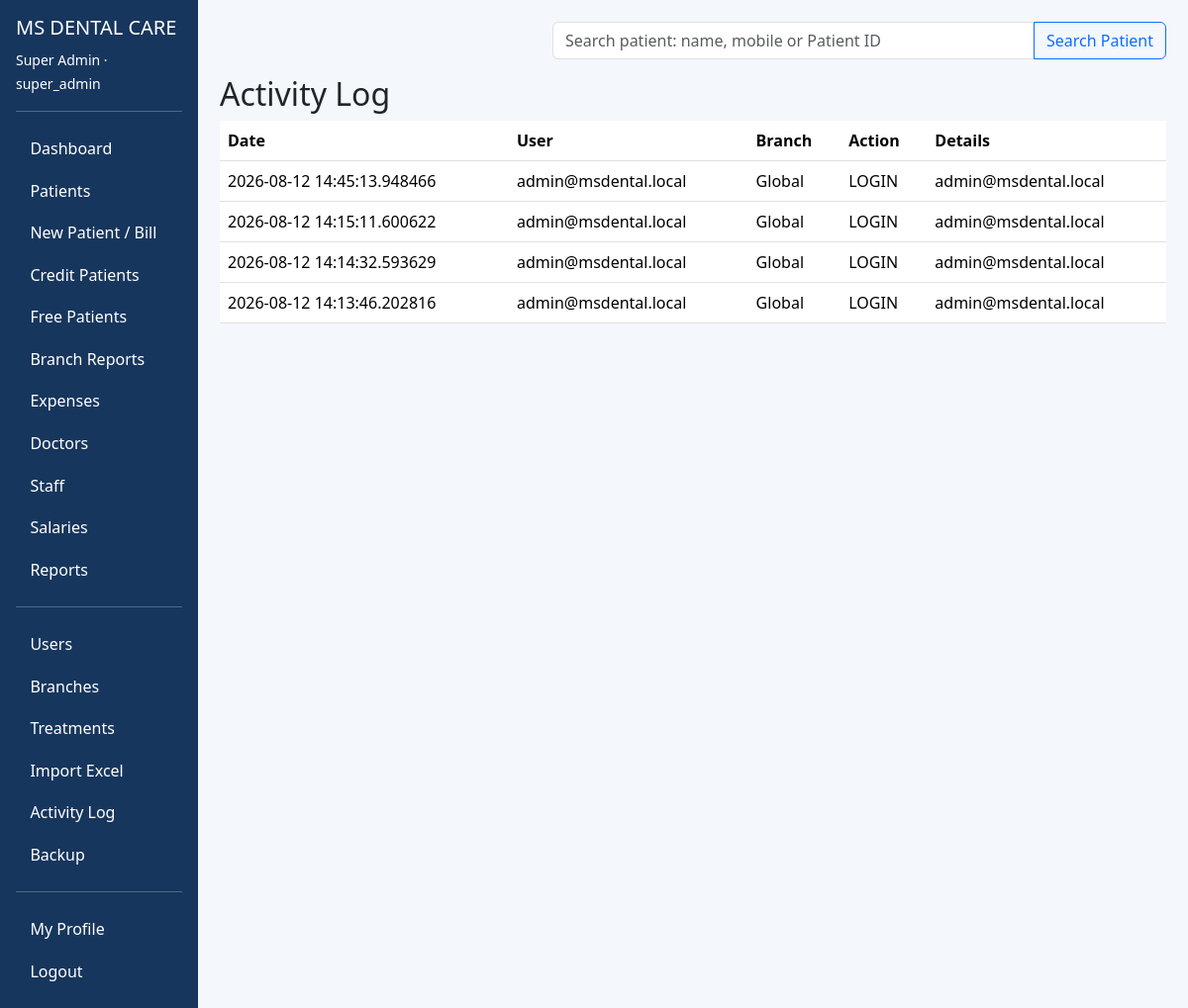
The page /activity (signed in) on the database its author committed.
### app.py (models this page shows)
class User(db.Model):
    id=db.Column(db.Integer,primary_key=True)
    name=db.Column(db.String(120),nullable=False)
    email=db.Column(db.String(180),unique=True,nullable=False)
    password_hash=db.Column(db.String(255),nullable=False)
    role=db.Column(db.String(30),nullable=False)
    branch_id=db.Column(db.Integer,db.ForeignKey("branch.id"),nullable=True)
    active=db.Column(db.Boolean,default=True)
    branch=db.relationship("Branch")

class ActivityLog(db.Model):
    id=db.Column(db.Integer,primary_key=True)
    user_id=db.Column(db.Integer,db.ForeignKey("user.id"),nullable=True)
    branch_id=db.Column(db.Integer,db.ForeignKey("branch.id"),nullable=True)
    action=db.Column(db.String(120),nullable=False)
    details=db.Column(db.Text,default="")
    created_at=db.Column(db.DateTime,default=datetime.utcnow)
    user=db.relationship("User")
    branch=db.relationship("Branch")

### app.py (the view)
@app.route("/activity")
@super_required
def activity():
    return render_template("activity.html",rows=ActivityLog.query.order_by(ActivityLog.id.desc()).limit(1000).all())

### app.py (called while the page is built)
def current_user():
    uid=session.get("user_id")
    return db.session.get(User,uid) if uid else None

def roles_required(*roles):
    def deco(fn):
        @wraps(fn)
        def w(*a,**k):
            u=current_user()
            if not u or u.role not in roles:
                flash("Permission denied.","danger"); return redirect(url_for("dashboard"))
            return fn(*a,**k)
        return w
    return deco

@app.context_processor
def inject(): return dict(current_user=current_user())

### MS_Dental_Care_Ready2/MS_Dental_Care/templates/activity.html
{% extends "base.html" %}{% block content %}<h2>Activity Log</h2><table class="table"><tr><th>Date</th><th>User</th><th>Branch</th><th>Action</th><th>Details</th></tr>{% for x in rows %}<tr><td>{{x.created_at}}</td><td>{{x.user.email if x.user else '-'}}</td><td>{{x.branch.name if x.branch else 'Global'}}</td><td>{{x.action}}</td><td>{{x.details}}</td></tr>{% endfor %}</table>{% endblock %}

### MS_Dental_Care_Ready2/MS_Dental_Care/templates/base.html (shortened to what this page needs)
<!doctype html><html><head><meta charset="utf-8"><meta name="viewport" content="width=device-width,initial-scale=1">
<title>MS Dental Care</title><link href="https://cdn.jsdelivr.net/npm/bootstrap@5.3.3/dist/css/bootstrap.min.css" rel="stylesheet"><script src="https://cdn.jsdelivr.net/npm/chart.js"></script>
</head><body><div class="container-fluid"><div class="row">
{% if current_user %}<aside class="col-lg-2 sidebar p-3"><h5>MS DENTAL CARE</h5><small>{{current_user.name}} · {{current_user.role}}</small><hr>
<a href="{{url_for('dashboard')}}">Dashboard</a><a href="{{url_for('patients')}}">Patients</a>
{% if current_user.role!='viewer' %}<a href="{{url_for('patient_new')}}">New Patient / Bill</a>{% endif %}
<a href="{{url_for('credit')}}">Credit Patients</a><a href="{{url_for('free_patients')}}">Free Patients</a><a href="{{url_for('branch_reports')}}">Branch Reports</a>
<a href="{{url_for('expenses')}}">Expenses</a><a href="{{url_for('doctors')}}">Doctors</a><a href="{{url_for('staff')}}">Staff</a><a href="{{url_for('salaries')}}">Salaries</a><a href="{{url_for('reports')}}">Reports</a>
{% if current_user.role=='super_admin' %}<hr><a href="{{url_for('users')}}">Users</a><a href="{{url_for('branches')}}">Branches</a><a href="{{url_for('treatments')}}">Treatments</a><a href="{{url_for('patients')}}">Import Excel</a><a href="{{url_for('activity')}}">Activity Log</a><a href="{{url_for('backup')}}">Backup</a>{% endif %}
<hr><a href="{{url_for('profile')}}">My Profile</a><a href="{{url_for('logout')}}">Logout</a></aside><main class="col-lg-10 content">
<div class="d-flex justify-content-end mb-3"><form action="{{url_for('patients')}}" method="get" class="input-group top-search"><input name="q" class="form-control" placeholder="Search patient: name, mobile or Patient ID"><button class="btn btn-outline-primary">Search Patient</button></form></div>
{% else %}<main class="col-12 content">{% endif %}
{% block content %}{% endblock %}</main></div></div></body></html>

### MS_Dental_Care_Ready2/MS_Dental_Care/templates/base.html (style rules this page uses)
body { background:#f4f7fb }
.sidebar { min-height:100vh;background:#17365d;color:white }
.sidebar a { display:block;color:white;text-decoration:none;padding:.58rem .9rem;border-radius:.4rem }
.content { padding:22px }
.top-search { max-width:620px }

### rows shown on the page
User: name "Super Admin", role "super_admin"
ActivityLog: created_at "2026-08-12 14:45:13.948466", user "admin@msdental.local", branch "Global", action "LOGIN", details "admin@msdental.local"
ActivityLog: created_at "2026-08-12 14:15:11.600622", user "admin@msdental.local", branch "Global", action "LOGIN", details "admin@msdental.local"
ActivityLog: created_at "2026-08-12 14:14:32.593629", user "admin@msdental.local", branch "Global", action "LOGIN", details "admin@msdental.local"
ActivityLog: created_at "2026-08-12 14:13:46.202816", user "admin@msdental.local", branch "Global", action "LOGIN", details "admin@msdental.local"
